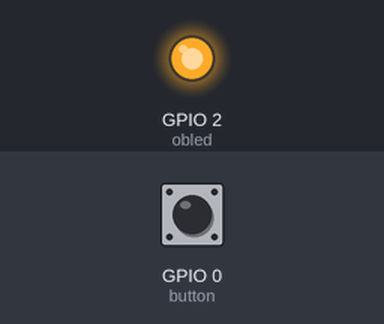
This program was run on a simulated ESP8266 board running MicroPython. Shown: output pins drawn as LEDs (lit = HIGH, except the on-board LED, lit = LOW). The test bench sets the inputs (shaded band); at power-on: GPIO 0 (button) HIGH.

Above: at 1.2 s.
1.3 s: GPIO 0 (button) pulled LOW for 1 s
At 1.5 s:
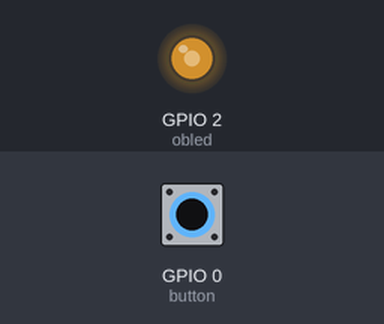
4.3 s: GPIO 0 (button) pulled LOW for 0.15 s
At 5.6 s:
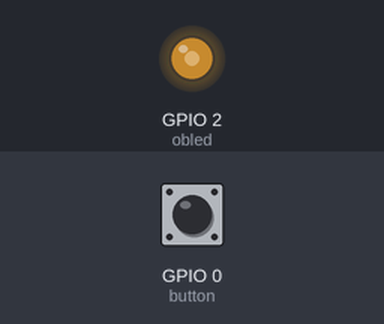
5.9 s: GPIO 0 (button) pulled LOW for 3.2 s
At 6.27 s:
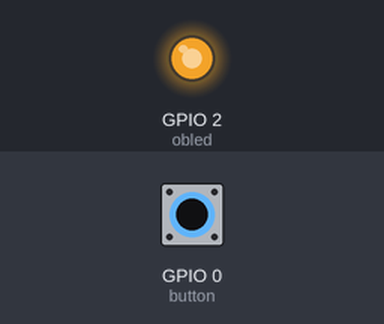
Timing chart, 0 to 10.6 s (numbered marks = the images above; inputs shaded):
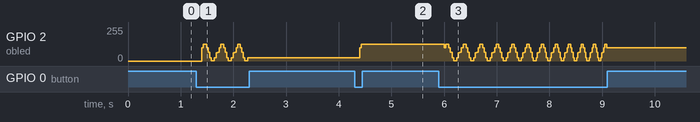

Measured:
- after the input at 1.3 s, GPIO 2 (obled): 0/255 → 101/255 after 0.10 s, then repeats every 0.33 s: 124/255 0.06 s, 101/255 0.03 s, 64/255 0.03 s, 26/255 0.03 s, 3/255 0.06 s, 26/255 0.03 s, 63/255 0.03 s, 64/255 0.03 s, 101/255 0.03 s, until it stays 26/255 from 2.3 s
- after the input at 4.3 s, GPIO 2 (obled): 26/255 → 124/255 after 0.10 s
- after the input at 5.9 s, GPIO 2 (obled): 124/255 → 101/255 after 0.10 s, then repeats every 0.33 s: 124/255 0.06 s, 101/255 0.03 s, 64/255 0.03 s, 26/255 0.03 s, 3/255 0.06 s, 26/255 0.03 s, 63/255 0.03 s, 64/255 0.03 s, 101/255 0.03 s, until it stays 101/255 from 9.1 s

The program:

din_test.py
```python
# din_test.py
# dew.ninja June 2023
# test digital input with switch IO0 on NodeMCU-32S

import math
import time
from time import sleep_ms
from machine import Pin, PWM

obled = PWM(Pin(2))  # on-board led
button = Pin(0,Pin.IN, Pin.PULL_UP) # on-board switch

PWMMAX = 1023
PWMMID = 511
PWMMIN = 0

# genchirp() check button status
# and generate chirp signal if pressed

def genchirp():  # check button status and generate chirp signal if pressed
    stepnum = 10
    sinstep = 6.28/stepnum
    sinangle = 0
    dt = 30
    cyclecomplete = False
    if not button.value():
        sleep_ms(100)  # debounce
        while not button.value(): # blocked if switch pressed
            sinangle+=sinstep
            if sinangle>6.28:
                cyclecomplete = True
                sinangle = 0
            chirpout = int(PWMMID*0.5*(math.sin(sinangle)+1))
            if chirpout> PWMMAX:
                chirpout = PWMMAX
            if chirpout < PWMMIN:
                chirpout = PWMMIN
            obled.duty(chirpout)
            if cyclecomplete:
                dt-=1
                cyclecomplete = False
            if dt<2:
                dt = 30
            sleep_ms(dt)
while True:
    genchirp()  # press IO0 sw to generate chirp signal
```
